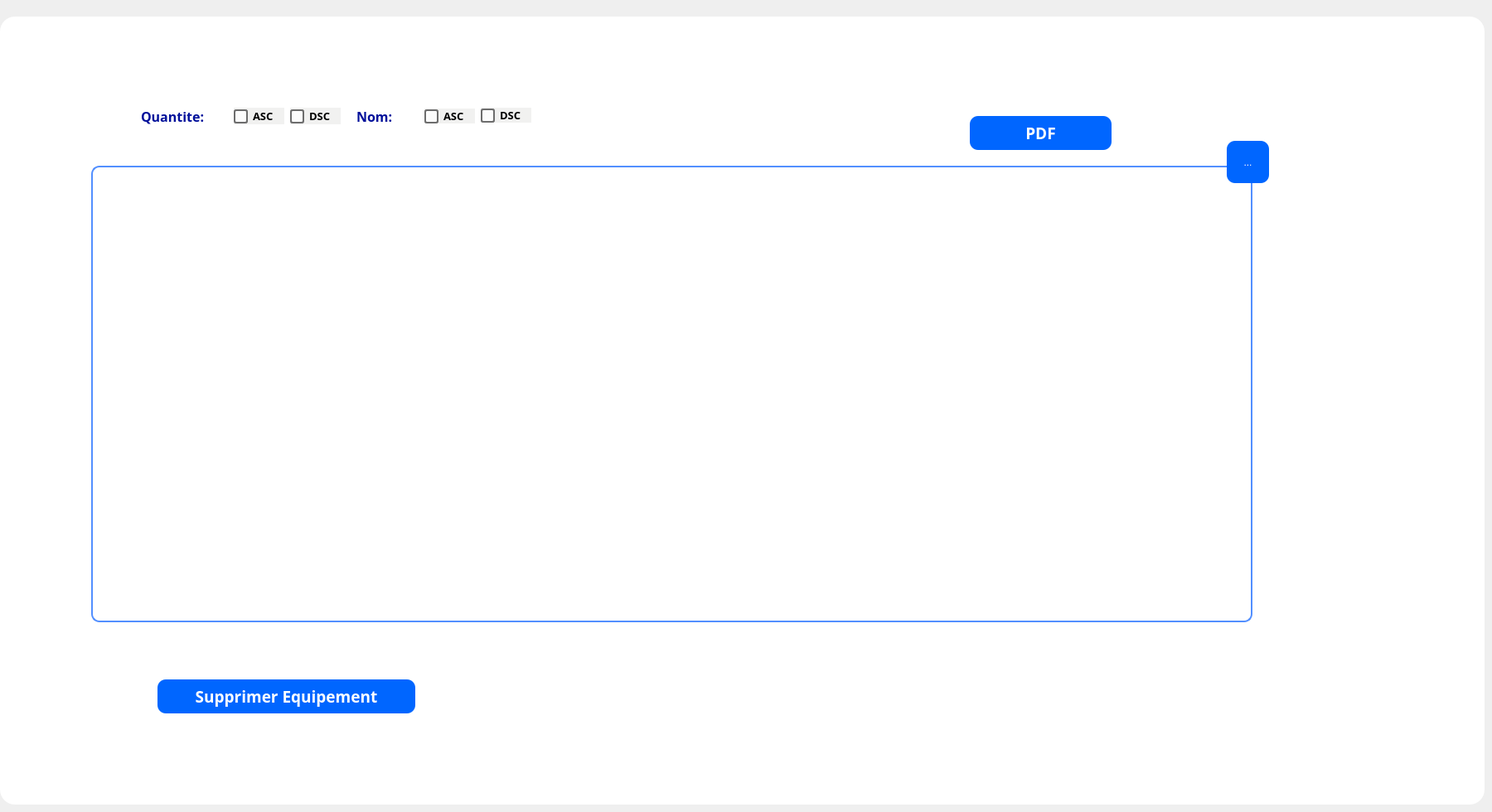
      <widget class="QWidget" name="tab_supprimer_4">
       <attribute name="icon">
        <iconset resource="D:/volve/untitled22/res.qrc">
         <normaloff>:/icon/icons/icons8-poubelle-64.png</normaloff>:/icon/icons/icons8-poubelle-64.png</iconset>
       </attribute>
       <attribute name="title">
        <string>Supprimer</string>
       </attribute>
       <widget class="QFrame" name="frame_20">
        <property name="geometry">
         <rect>
          <x>0</x>
          <y>20</y>
          <width>1791</width>
          <height>951</height>
         </rect>
        </property>
        <property name="styleSheet">
         <string notr="true">border-radius:18px;
background:white;
</string>
        </property>
        <property name="frameShape">
         <enum>QFrame::StyledPanel</enum>
        </property>
        <property name="frameShadow">
         <enum>QFrame::Raised</enum>
        </property>
        <widget class="QToolButton" name="toolButton_4">
         <property name="geometry">
          <rect>
           <x>1420</x>
           <y>190</y>
           <width>51</width>
           <height>51</height>
          </rect>
         </property>
         <property name="styleSheet">
          <string notr="true">QToolButton {
background:rgb(0, 102, 255);
color:white;
border-radius: 10px;
}

QToolButton::hover
{
background:rgb(0, 51, 162);
color:white;
border-radius: 10px;

}</string>
         </property>
         <property name="text">
          <string>...</string>
         </property>
         <property name="icon">
          <iconset resource="D:/volve/untitled22/res.qrc">
           <normaloff>:/icon/icons/icons8-refresh-100.png</normaloff>:/icon/icons/icons8-refresh-100.png</iconset>
         </property>
         <property name="iconSize">
          <size>
           <width>30</width>
           <height>30</height>
          </size>
         </property>
        </widget>
        <widget class="QPushButton" name="pb_supprimer_equi">
         <property name="geometry">
          <rect>
           <x>190</x>
           <y>800</y>
           <width>311</width>
           <height>41</height>
          </rect>
         </property>
         <property name="font">
          <font>
           <family>Yu Gothic UI Semibold</family>
           <pointsize>14</pointsize>
           <weight>75</weight>
           <bold>true</bold>
          </font>
         </property>
         <property name="styleSheet">
          <string notr="true">QPushButton {
background:rgb(0, 102, 255);
color:white;
border-radius: 10px;
}

QPushButton::hover
{
background:rgb(0, 51, 162);
color:white;
border-radius: 10px;

}</string>
         </property>
         <property name="text">
          <string>Supprimer Equipement</string>
         </property>
         <property name="icon">
          <iconset>
           <normaloff>D:/EVOLVE/Evolve/icons/icons8-delete-trash-24.png</normaloff>D:/EVOLVE/Evolve/icons/icons8-delete-trash-24.png</iconset>
         </property>
         <property name="iconSize">
          <size>
           <width>32</width>
           <height>32</height>
          </size>
         </property>
        </widget>
        <widget class="QTableView" name="tableView_equi">
         <property name="geometry">
          <rect>
           <x>110</x>
           <y>180</y>
           <width>1401</width>
           <height>551</height>
          </rect>
         </property>
         <property name="styleSheet">
          <string notr="true">border:2px solid rgb(82, 143, 255);
border-radius: 10px;
background:
</string>
         </property>
        </widget>
        <widget class="QToolButton" name="toolButton_refresh_equi">
         <property name="geometry">
          <rect>
           <x>1480</x>
           <y>150</y>
           <width>51</width>
           <height>51</height>
          </rect>
         </property>
         <property name="styleSheet">
          <string notr="true">QToolButton {
background:rgb(0, 102, 255);
color:white;
border-radius: 10px;
}

QToolButton::hover
{
background:rgb(0, 51, 162);
color:white;
border-radius: 10px;

}</string>
         </property>
         <property name="text">
          <string>...</string>
         </property>
         <property name="icon">
          <iconset resource="D:/volve/untitled22/res.qrc">
           <normaloff>:/icon/icons/icons8-refresh-100.png</normaloff>:/icon/icons/icons8-refresh-100.png</iconset>
         </property>
         <property name="iconSize">
          <size>
           <width>30</width>
           <height>30</height>
          </size>
         </property>
        </widget>
        <widget class="QPushButton" name="pb_pdf_equi">
         <property name="geometry">
          <rect>
           <x>1170</x>
           <y>120</y>
           <width>171</width>
           <height>41</height>
          </rect>
         </property>
         <property name="font">
          <font>
           <family>Yu Gothic UI Semibold</family>
           <pointsize>14</pointsize>
           <weight>75</weight>
           <bold>true</bold>
          </font>
         </property>
         <property name="styleSheet">
          <string notr="true">QPushButton {
background:rgb(0, 102, 255);
color:white;
border-radius: 10px;
}

QPushButton::hover
{
background:rgb(0, 51, 162);
color:white;
border-radius: 10px;

}</string>
         </property>
         <property name="text">
          <string>PDF</string>
         </property>
         <property name="icon">
          <iconset>
           <normaloff>D:/icons8-import-pdf-60.png</normaloff>D:/icons8-import-pdf-60.png</iconset>
         </property>
         <property name="iconSize">
          <size>
           <width>32</width>
           <height>32</height>
          </size>
         </property>
        </widget>
        <widget class="QFrame" name="frame_32">
         <property name="geometry">
          <rect>
           <x>130</x>
           <y>100</y>
           <width>561</width>
           <height>41</height>
          </rect>
         </property>
         <property name="styleSheet">
          <string notr="true">
QFrame{
border-radius:5px;
border: 8px solid rgb(241, 239, 239);
background: rgb(241, 241, 240);

 }
/*
QFrame::hover{
border-radius:5px;
border: 2px solid rgb(195, 195, 195);
background: rgb(195, 195, 195);

 }*</string>
         </property>
         <property name="frameShape">
          <enum>QFrame::StyledPanel</enum>
         </property>
         <property name="frameShadow">
          <enum>QFrame::Raised</enum>
         </property>
         <widget class="QRadioButton" name="rb_quantite_equi_asc_2">
          <property name="geometry">
           <rect>
            <x>152</x>
            <y>10</y>
            <width>61</width>
            <height>20</height>
           </rect>
          </property>
          <property name="font">
           <font>
            <family>Yu Gothic UI Semibold</family>
            <pointsize>10</pointsize>
            <weight>75</weight>
            <bold>true</bold>
           </font>
          </property>
          <property name="cursor">
           <cursorShape>PointingHandCursor</cursorShape>
          </property>
          <property name="styleSheet">
           <string notr="true">QRadioButton::indicator { width: 13px; height: 13px; }
QRadioButton::indicator::unchecked { border: 2px solid rgb(109, 109, 109); border-radius: 3px; background-color:rgb(252, 252, 252);}
QRadioButton::indicator::checked { border: 2px solid rgb(0, 51, 162); border-radius: 3px; background-color:rgb(0, 51, 162);}
/*QRadioButton::indicator::hover { border: 2px solid rgb(97, 131, 255); border-radius: 3px; background-color:rgb(51, 139, 255);}*/

QRadioButton{
background: rgb(241, 241, 240);
}</string>
          </property>
          <property name="text">
           <string>ASC</string>
          </property>
         </widget>
         <widget class="QRadioButton" name="rb_nom_equi_asc_2">
          <property name="geometry">
           <rect>
            <x>382</x>
            <y>11</y>
            <width>61</width>
            <height>18</height>
           </rect>
          </property>
          <property name="font">
           <font>
            <family>Yu Gothic UI Semibold</family>
            <pointsize>10</pointsize>
            <weight>75</weight>
            <bold>true</bold>
           </font>
          </property>
          <property name="cursor">
           <cursorShape>PointingHandCursor</cursorShape>
          </property>
          <property name="styleSheet">
           <string notr="true">QRadioButton::indicator { width: 13px; height: 13px; }
QRadioButton::indicator::unchecked { border: 2px solid rgb(109, 109, 109); border-radius: 3px; background-color:rgb(252, 252, 252);}
QRadioButton::indicator::checked { border: 2px solid rgb(0, 51, 162); border-radius: 3px; background-color:rgb(0, 51, 162);}
/*
QRadioButton::indicator::hover { border: 2px solid rgb(97, 131, 255); border-radius: 3px; background-color:rgb(252, 252, 252);}*/

QRadioButton{
background: rgb(241, 241, 240);
}</string>
          </property>
          <property name="text">
           <string>ASC</string>
          </property>
         </widget>
         <widget class="QLabel" name="label_12">
          <property name="geometry">
           <rect>
            <x>-10</x>
            <y>0</y>
            <width>61</width>
            <height>41</height>
           </rect>
          </property>
          <property name="styleSheet">
           <string notr="true">

QLabel{
image: url(:/icon/icons/output-onlinepngtools.png);
 }
QLabel::hover{


image: url(:/icon/icons/output-onlinepngtools.png);

 }</string>
          </property>
          <property name="text">
           <string/>
          </property>
         </widget>
         <widget class="QLabel" name="label_28">
          <property name="geometry">
           <rect>
            <x>300</x>
            <y>0</y>
            <width>71</width>
            <height>41</height>
           </rect>
          </property>
          <property name="font">
           <font>
            <family>Yu Gothic UI Semibold</family>
            <pointsize>12</pointsize>
            <weight>75</weight>
            <bold>true</bold>
           </font>
          </property>
          <property name="styleSheet">
           <string notr="true">color:rgb(0, 15, 154);</string>
          </property>
          <property name="text">
           <string>Nom:</string>
          </property>
         </widget>
         <widget class="QRadioButton" name="rb_nom_equi_dsc_2">
          <property name="geometry">
           <rect>
            <x>450</x>
            <y>10</y>
            <width>61</width>
            <height>18</height>
           </rect>
          </property>
          <property name="font">
           <font>
            <family>Yu Gothic UI Semibold</family>
            <pointsize>10</pointsize>
            <weight>75</weight>
            <bold>true</bold>
           </font>
          </property>
          <property name="cursor">
           <cursorShape>PointingHandCursor</cursorShape>
          </property>
          <property name="styleSheet">
           <string notr="true">QRadioButton::indicator { width: 13px; height: 13px; }
QRadioButton::indicator::unchecked { border: 2px solid rgb(109, 109, 109); border-radius: 3px; background-color:rgb(252, 252, 252);}
QRadioButton::indicator::checked { border: 2px solid rgb(0, 51, 162); border-radius: 3px; background-color:rgb(0, 51, 162);}
/*
QRadioButton::indicator::hover { border: 2px solid rgb(97, 131, 255); border-radius: 3px; background-color:rgb(252, 252, 252);}*/

QRadioButton{
background: rgb(241, 241, 240);
}</string>
          </property>
          <property name="text">
           <string>DSC</string>
          </property>
         </widget>
         <widget class="QLabel" name="label_29">
          <property name="geometry">
           <rect>
            <x>40</x>
            <y>0</y>
            <width>111</width>
            <height>41</height>
           </rect>
          </property>
          <property name="font">
           <font>
            <family>Yu Gothic UI Semibold</family>
            <pointsize>12</pointsize>
            <weight>75</weight>
            <bold>true</bold>
           </font>
          </property>
          <property name="styleSheet">
           <string notr="true">color:rgb(0, 15, 154);</string>
          </property>
          <property name="text">
           <string>Quantite:</string>
          </property>
         </widget>
         <widget class="QRadioButton" name="rb_quantite_equi_dsc_2">
          <property name="geometry">
           <rect>
            <x>220</x>
            <y>10</y>
            <width>61</width>
            <height>20</height>
           </rect>
          </property>
          <property name="font">
           <font>
            <family>Yu Gothic UI Semibold</family>
            <pointsize>10</pointsize>
            <weight>75</weight>
            <bold>true</bold>
           </font>
          </property>
          <property name="cursor">
           <cursorShape>PointingHandCursor</cursorShape>
          </property>
          <property name="styleSheet">
           <string notr="true">QRadioButton::indicator { width: 13px; height: 13px; }
QRadioButton::indicator::unchecked { border: 2px solid rgb(109, 109, 109); border-radius: 3px; background-color:rgb(252, 252, 252);}
QRadioButton::indicator::checked { border: 2px solid rgb(0, 51, 162); border-radius: 3px; background-color:rgb(0, 51, 162);}
/*QRadioButton::indicator::hover { border: 2px solid rgb(97, 131, 255); border-radius: 3px; background-color:rgb(252, 252, 252);}*/

QRadioButton{
background: rgb(241, 241, 240);
}</string>
          </property>
          <property name="text">
           <string>DSC</string>
          </property>
         </widget>
        </widget>
       </widget>
      </widget>
